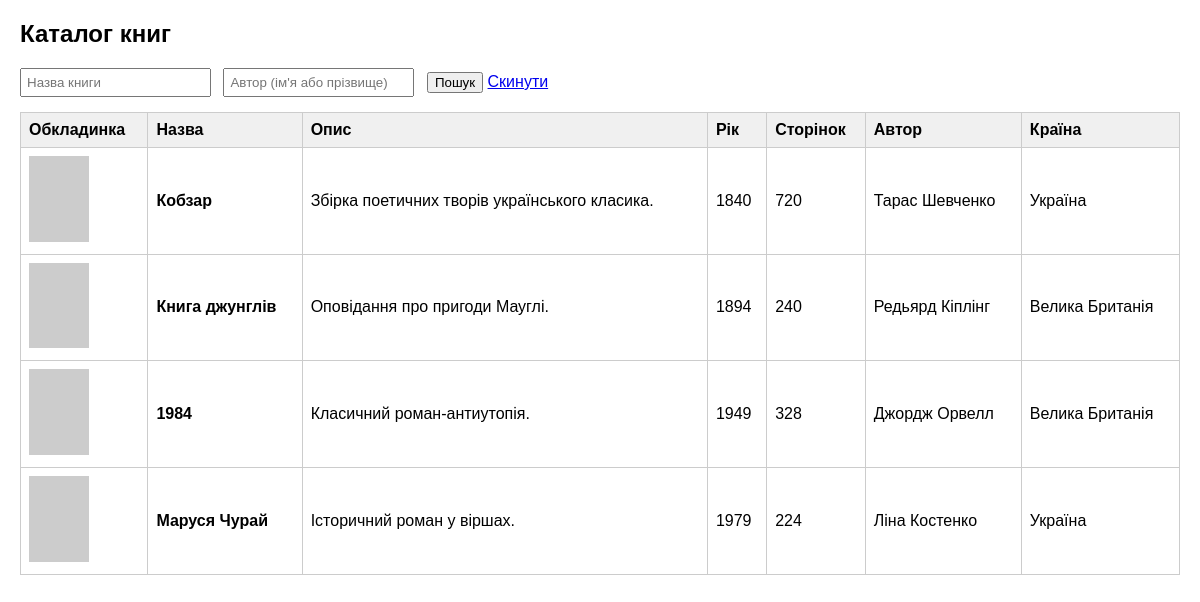
The page / on the database its author committed.
### tables this page shows
CREATE TABLE books (
    id INT AUTO_INCREMENT PRIMARY KEY,
    title VARCHAR(255) NOT NULL,
    description TEXT,
    publish_year INT NOT NULL,
    pages INT NOT NULL,
    cover_image VARCHAR(255),
    author_id INT NOT NULL,
    FOREIGN KEY (author_id) REFERENCES authors(id) ON DELETE CASCADE
);

CREATE TABLE authors (
    id INT AUTO_INCREMENT PRIMARY KEY,
    last_name VARCHAR(100) NOT NULL,
    first_name VARCHAR(100) NOT NULL,
    country VARCHAR(100) NOT NULL
);

### controller/Controller.php (called while the page is built)
<?php
include_once("model/Model.php");
class Controller
{
    private Model $model;
    public function __construct()
    {
        $this->model = new Model();
    }
    public function invoke(): void
    {
        $title = trim($_GET['title'] ?? '');
        $author = trim($_GET['author'] ?? '');
        $books = $this->model->getBooks($title, $author);
        include 'view/booklist.php';
    }
}
?>

### index.php (called while the page is built)
<?php
include_once("controller/Controller.php");
$controller = new Controller();
$controller->invoke();
?>

### model/Database.php (called while the page is built)
<?php
class Database
{
    public static function connect(): PDO
    {
        $dsn = "mysql:host=localhost;dbname=mvc_books;charset=utf8mb4";
        return new PDO($dsn, 'root', '', [
            PDO::ATTR_ERRMODE => PDO::ERRMODE_EXCEPTION,
            PDO::ATTR_DEFAULT_FETCH_MODE => PDO::FETCH_ASSOC
        ]);
    }
}
?>

### model/Model.php (called while the page is built, shortened)
<?php
include_once("model/Database.php");
class Model
{
    private PDO $pdo;
    public function __construct()
    {
        $this->pdo = Database::connect();
    }
    public function getBooks(string $title = '', string $author = ''): array
    {
        $sql = "
            SELECT b.title, b.description, b.publish_year, b.pages, b.cover_image,
                   a.last_name, a.first_name, a.country
            FROM books b
            INNER JOIN authors a ON b.author_id = a.id
            WHERE 1=1
        ";
        $params = [];
        $stmt = $this->pdo->prepare($sql);
        $stmt->execute($params);
        return $stmt->fetchAll();
    }
}
?>

### view/booklist.php (the view, shortened to what this page needs)
<!DOCTYPE html>
<html lang="uk">
<head>
</head>
<body>
    <h2>Каталог книг</h2>
    <form method="GET" action="index.php">
        <input type="text" name="title" placeholder="Назва книги" value="<?= htmlspecialchars($title) ?>">
        <input type="text" name="author" placeholder="Автор (ім'я або прізвище)" value="<?= htmlspecialchars($author) ?>">
        <button type="submit">Пошук</button>
        <a href="index.php">Скинути</a>
    </form>
    <?php if (empty($books)): ?>
        <p>Книг за вашим запитом не знайдено.</p>
    <?php else: ?>
        <table>
            <tr>
                <th>Обкладинка</th>
                <th>Назва</th>
                <th>Опис</th>
                <th>Рік</th>
                <th>Сторінок</th>
                <th>Автор</th>
                <th>Країна</th>
            </tr>
            <?php foreach ($books as $book): ?>
                <tr>
                    <td><img src="<?= htmlspecialchars($book['cover_image']) ?>" alt="Обкладинка" width="60"></td>
                    <td><b><?= htmlspecialchars($book['title']) ?></b></td>
                    <td><?= htmlspecialchars($book['description']) ?></td>
                    <td><?= (int)$book['publish_year'] ?></td>
                    <td><?= (int)$book['pages'] ?></td>
                    <td><?= htmlspecialchars($book['first_name'] . ' ' . $book['last_name']) ?></td>
                    <td><?= htmlspecialchars($book['country']) ?></td>
                </tr>
            <?php endforeach; ?>
        </table>
    <?php endif; ?>
</body>
</html>

### view/booklist.php (style rules this page uses)
body { font-family: Arial, sans-serif; margin: 20px; }
form { margin-bottom: 15px; }
input { padding: 5px; margin-right: 8px; }
table { border-collapse: collapse; width: 100%; }
th, td { border: 1px solid #ccc; padding: 8px; text-align: left; }
th { background: #f0f0f0; }

### rows shown on the page
books: title "Кобзар", description "Збірка поетичних творів українського класика.", publish_year "1840", pages "720", author.last_name "Тарас Шевченко", author.country "Україна"
books: title "Книга джунглів", description "Оповідання про пригоди Мауглі.", publish_year "1894", pages "240", author.last_name "Редьярд Кіплінг", author.country "Велика Британія"
books: title "1984", description "Класичний роман-антиутопія.", publish_year "1949", pages "328", author.last_name "Джордж Орвелл", author.country "Велика Британія"
books: title "Маруся Чурай", description "Історичний роман у віршах.", publish_year "1979", pages "224", author.last_name "Ліна Костенко", author.country "Україна"
